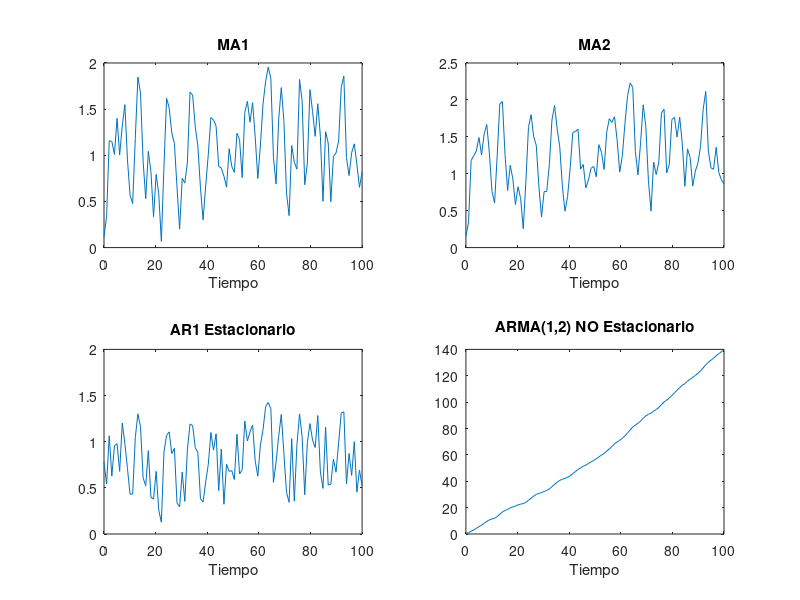

Reproduce this figure in MATLAB.
%Code by Javier Gonzalez on October 2019
%For any questions please contact javierj.g18@gmail.com
% Code intended to teach graphing tools, for loops and if statements
% Some stochastic processes

clear all
%Setiamos la cantidad de periodos a ver
T = 100;
%Alocamos memoria
MA1 = zeros(T,1);
MA2 = zeros(T,1);
AR = zeros(T,1);
ARMA = zeros(T,1);

% Elegimos un numero random para empezar
MA1(1) = rand;
MA2(1) = rand;
AR(1) = rand;
ARMA(1) = rand;
% Matrices de errores
Error =rand(T,1);

%Comenzando con un MA(1)
%Definimos el coeficiente
alpha = 1.005; % Lo defino de esta forma para poder usarlo como estacionario
for i = 2:T % Ojo que comienzo en 2 y no en 1
    MA1(i)= alpha*Error(i-1) + Error(i);
end

%Comenzando con un MA(2)
%Necesitamos un segundo coeficiente y sabemos que si comienzo en 2 tendre
%un problema, pues no existe un subindice 0, tenemos que poner un if.
beta = 0.34; % Lo defino de esta forma para poder usarlo como estacionario
for i = 2:T % Ojo que comienzo en 2 y no en 1
    if i == 2
        MA2(i)= alpha*Error(i-1) + Error(i);
    else
        MA2(i)= beta*Error(i-2) + alpha*Error(i-1) + Error(i);
    end
end

%Comenzando con un AR(1) estacionario
%Como tenemos un coeficiente que es menor a 1 (beta) lo usaremos
for i = 2:T % Ojo que comienzo en 2 y no en 1
    AR(i)= beta*AR(i-1) + Error(i);
end

%Comenzando con un ARMA(1,2) no estacionario
%Necesitamos un tercer coeficiente
%voy a cambiar un poco y hacer esto como un while loop
sigma = 0.7; % Lo defino de esta forma para poder usarlo como estacionario
t=2;
while t <= T
    if t == 2
        ARMA(t)= alpha*ARMA(t-1) + 0 + sigma*Error(t-1) + Error(t);
    else
        ARMA(t)= alpha*ARMA(t-1) + beta*Error(t-2) + sigma*Error(t-1) + Error(t);
    end
    t = t+1;
end

% Ya que tenemos todas las series veamos un grafico de 2x2 para ver cada
% una.
% necesitamos setiar un gridspace
grid = linspace(0,T);
%Aqui graficamos ambas economias
figure
subplot(2,2,1)
plot(grid,MA1)
title('MA1')
xlabel('Tiempo')
subplot(2,2,2)
plot(grid,MA2)
title('MA2')
xlabel('Tiempo')
subplot(2,2,3)
plot(grid,AR)
title('AR1 Estacionario')
xlabel('Tiempo')
subplot(2,2,4)
plot(grid,ARMA)
title('ARMA(1,2) NO Estacionario')
xlabel('Tiempo')
